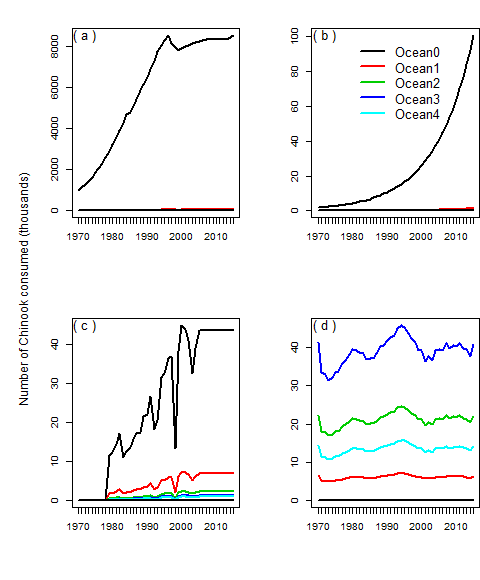

Recreate this plot in R.
tiff("plot_annualConsumption.tiff", width=480, height=580, pointsize=14)

FRAM_ch = array(0,c(nPredator,max(nAge),nYear))

for(y in 1:nYear)
{
    for(p in 1:4)
      for(a in 1:nChAge)
      {
                tmp = sum(CH_hisayt[[p]][,,a,y,])
                FRAM_ch[p,a,y] =  tmp     
      }
}

par(mfrow=c(2,2), mai=c(1,1.,0.4,0))
for(p in 1:4)
{
    matplot(t(FRAM_ch[p,,])/1000, type="l",
            ylab="",
            xlab="",
            axes=FALSE,
            ylim=c(0,max(1,FRAM_ch[p,,])/1000),
            lty=1,
            col=1:5,
            lwd=2)
    axis(1,at=1:nYear, labels=years, cex=1.3)
    text(3,max(t(FRAM_ch[p,,])/1000), paste0("( ", letters[p], " )"), cex=1.3)
    if(p==2) 
      legend(0,max(t(FRAM_ch[p,,])/1000),legend=paste("Ocean age", 0:4), lty=1, lwd=2, col=1:nChAge, bty="n", cex=1.3)
    axis(2)
    box()
}

par(mai=c(0,0,0,0), new=TRUE, fig=c(0,1,0,1))

plot(1, type="n", axes=FALSE, xaxs="i", yaxs="i", xlim=c(0,1), ylim=c(0,1))

text(0.05,0.5, "Number of Chinook consumed (thousands)", srt=90, cex=1.2, )

dev.off()
